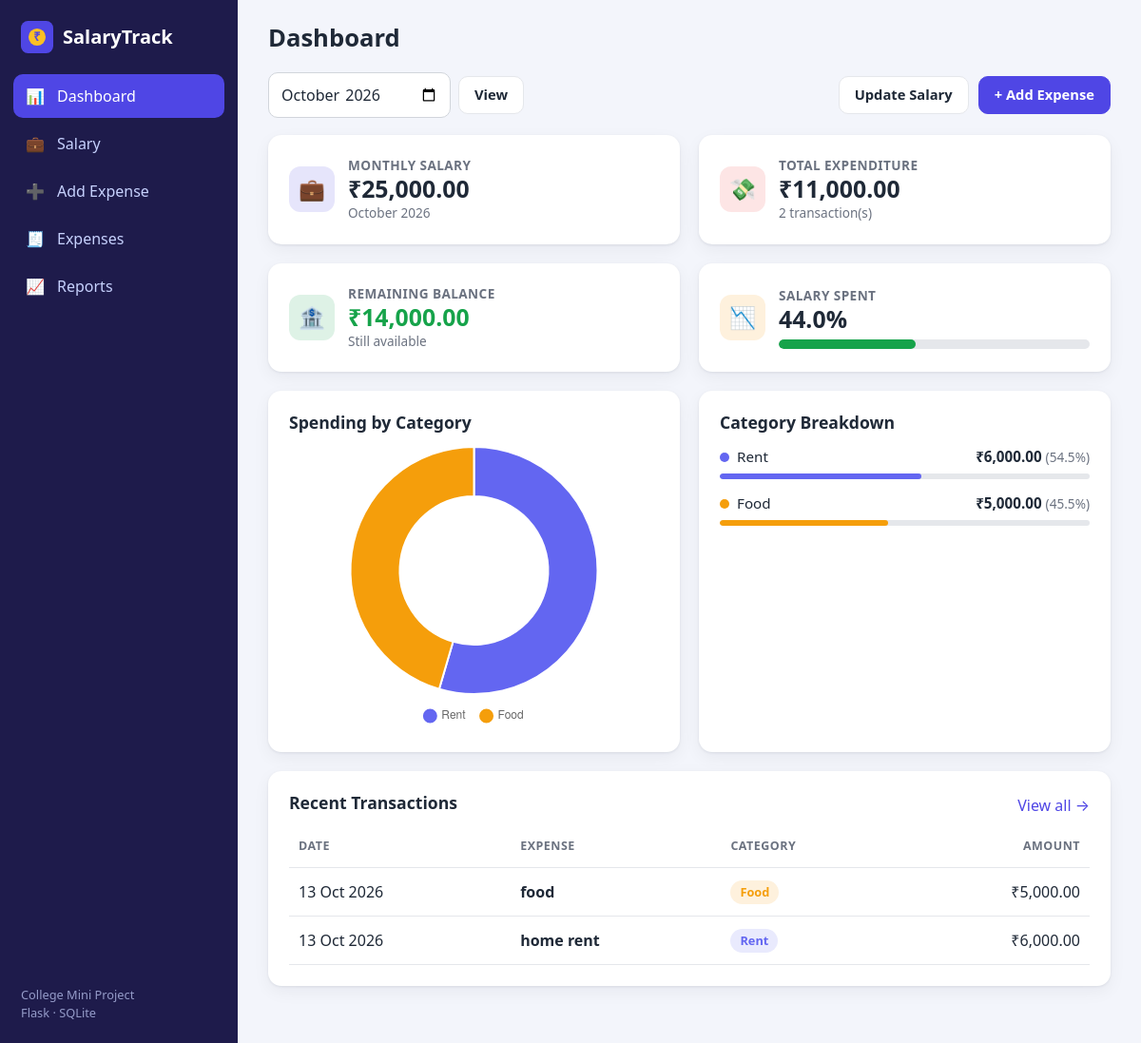
The page / on the database its author committed.
### tables this page shows
CREATE TABLE salary (
            id         INTEGER PRIMARY KEY AUTOINCREMENT,
            month      TEXT    NOT NULL UNIQUE,          -- e.g. '2026-10'
            amount     REAL    NOT NULL CHECK (amount >= 0),
            updated_at TEXT    NOT NULL DEFAULT CURRENT_TIMESTAMP
        );

CREATE TABLE expenses (
            id          INTEGER PRIMARY KEY AUTOINCREMENT,
            name        TEXT    NOT NULL,
            amount      REAL    NOT NULL CHECK (amount > 0),
            category    TEXT    NOT NULL,
            date        TEXT    NOT NULL,                -- e.g. '2026-10-13'
            description TEXT    DEFAULT '',
            created_at  TEXT    NOT NULL DEFAULT CURRENT_TIMESTAMP
        );

### app.py (the view)
@app.route("/")
def dashboard():
    db = get_db()
    month = month_from_request()
    summary = month_summary(db, month)
    breakdown = category_breakdown(db, month)
    recent = db.execute(
        """
        SELECT * FROM expenses
        WHERE substr(date, 1, 7) = ?
        ORDER BY date DESC, id DESC
        LIMIT 6
        """,
        (month,),
    ).fetchall()
    return render_template(
        "dashboard.html",
        month=month,
        month_label=month_label(month),
        s=summary,
        breakdown=breakdown,
        chart_data={"currency": CURRENCY, "categories": chart_category_data(breakdown)},
        recent=recent,
    )

### app.py (called while the page is built, shortened)
def get_db():
    if "db" not in g:
        g.db = sqlite3.connect(DATABASE)
        g.db.row_factory = sqlite3.Row  # lets us use row["column_name"]
    return g.db

def current_month():
    return date.today().strftime("%Y-%m")

def normalize_month(value):
    try:
        parsed = datetime.strptime((value or "").strip(), "%Y-%m")
    except ValueError:
        return None
    if not 2000 <= parsed.year <= 2100:
        return None
    return parsed.strftime("%Y-%m")

def month_from_request():
    return normalize_month(request.args.get("month", "")) or current_month()

def month_label(month):
    return datetime.strptime(month, "%Y-%m").strftime("%B %Y")

def parse_date(value):
    try:
        parsed = datetime.strptime((value or "").strip(), "%Y-%m-%d").date()
    except ValueError:
        return None
    return parsed if 2000 <= parsed.year <= 2100 else None

def get_salary(db, month):
    row = db.execute("SELECT amount FROM salary WHERE month = ?", (month,)).fetchone()
    if row:
        return row["amount"], False

def month_summary(db, month):
    salary, carried = get_salary(db, month)
    total = db.execute(
        "SELECT COALESCE(SUM(amount), 0) FROM expenses WHERE substr(date, 1, 7) = ?",
        (month,),
    ).fetchone()[0]
    total = round(total, 2)
    remaining = round(salary - total, 2)
    percent = round(total / salary * 100, 1) if salary > 0 else None
    if salary <= 0:
        status = "no_salary"
    elif remaining < 0:
        status = "over"
    elif percent >= 80:
        status = "warning"
    else:
        status = "good"
    if percent is not None:
        bar = min(percent, 100)
    else:
        bar = 100 if total > 0 else 0
    return {
        "salary": salary,
        "carried": carried,
        "total": total,
        "remaining": remaining,
        "percent": percent,
        "bar": bar,
        "status": status,
    }

def category_breakdown(db, month):
    rows = db.execute(
        """
        SELECT category, SUM(amount) AS total, COUNT(*) AS count
        FROM expenses
        WHERE substr(date, 1, 7) = ?
        GROUP BY category
        ORDER BY total DESC
        """,
        (month,),
    ).fetchall()
    grand_total = sum(r["total"] for r in rows)
    return [
        {
            "category": r["category"],
            "total": round(r["total"], 2),
            "count": r["count"],
            "share": round(r["total"] / grand_total * 100, 1) if grand_total else 0,
        }
        for r in rows
    ]

### templates/dashboard.html (shortened to what this page needs)
{% extends "base.html" %}
{% from "_macros.html" import expense_table with context %}
{% block page_title %}Dashboard{% endblock %}
{% block content %}
<div class="toolbar">
  <form method="get" action="{{ url_for('dashboard') }}" class="inline-form">
    <input type="month" id="month" name="month" value="{{ month }}" data-autosubmit>
    <button type="submit" class="btn">View</button>
  </form>
  <div class="toolbar-right">
    <a class="btn" href="{{ url_for('salary', month=month) }}">Update Salary</a>
    <a class="btn btn-primary" href="{{ url_for('add_expense') }}">+ Add Expense</a>
  </div>
</div>
<section class="cards">
  <div class="card stat">
    <div class="stat-icon" style="--c:#4f46e5">💼</div>
    <div>
      <div class="stat-label">Monthly Salary</div>
      <div class="stat-value">{{ s.salary|money }}</div>
      <div class="stat-note">{{ month_label }}</div>
    </div>
  </div>
  <div class="card stat">
    <div class="stat-icon" style="--c:#ef4444">💸</div>
    <div>
      <div class="stat-label">Total Expenditure</div>
      <div class="stat-value">{{ s.total|money }}</div>
      <div class="stat-note">{{ breakdown|sum(attribute='count') }} transaction(s)</div>
    </div>
  </div>
  <div class="card stat">
    <div class="stat-icon" style="--c:{{ '#dc2626' if s.remaining < 0 else '#16a34a' }}">🏦</div>
    <div>
      <div class="stat-label">Remaining Balance</div>
      <div class="stat-value {{ 'text-red' if s.remaining < 0 else 'text-green' }}">{{ s.remaining|money }}</div>
      <div class="stat-note">{{ 'Over budget' if s.remaining < 0 else 'Still available' }}</div>
    </div>
  </div>
  <div class="card stat">
    <div class="stat-icon" style="--c:#f59e0b">📉</div>
    <div class="grow">
      <div class="stat-label">Salary Spent</div>
      <div class="stat-value">
        {% if s.percent is none %}N/A{% else %}{{ '%.1f'|format(s.percent) }}%{% endif %}
      </div>
      <div class="progress" title="Share of salary spent">
        <div class="progress-bar status-{{ s.status }}" style="width: {{ s.bar }}%"></div>
      </div>
    </div>
  </div>
</section>
<section class="grid-2">
  <div class="card">
    <h2>Spending by Category</h2>
    {% if breakdown %}
      <div class="chart-box"><canvas id="categoryChart" aria-label="Doughnut chart of spending by category" role="img"></canvas></div>
    {% else %}
      <p class="empty">No expenses recorded for {{ month_label }} yet.<br>
        <a href="{{ url_for('add_expense') }}">Add your first expense</a></p>
    {% endif %}
  </div>
  <div class="card">
    <h2>Category Breakdown</h2>
    {% if breakdown %}
      <ul class="breakdown">
        {% for b in breakdown %}
        <li>
          <div class="breakdown-top">
            <span><span class="dot" style="background: {{ category_colors.get(b.category, '#64748b') }}"></span>{{ b.category }}</span>
            <span><strong>{{ b.total|money }}</strong> <span class="muted small">({{ b.share }}%)</span></span>
          </div>
          <div class="progress thin"><div class="progress-bar" style="width: {{ b.share }}%; background: {{ category_colors.get(b.category, '#64748b') }}"></div></div>
        </li>
        {% endfor %}
      </ul>
    {% else %}
      <p class="empty">Nothing to show yet.</p>
    {% endif %}
  </div>
</section>
<section class="card">
  <div class="card-head">
    <h2>Recent Transactions</h2>
    <a href="{{ url_for('expenses') }}">View all →</a>
  </div>
  {% if recent %}
    {{ expense_table(recent) }}
  {% else %}
    <p class="empty">No transactions for {{ month_label }}.</p>
  {% endif %}
</section>
{% endblock %}
{% block scripts %}
{% if breakdown %}
<script>window.chartData = {{ chart_data|tojson }};</script>
{% endif %}
{% endblock %}

### templates/_macros.html (shortened to what this page needs)
{% macro badge(category) -%}
  <span class="badge" style="--c: {{ category_colors.get(category, '#64748b') }}">{{ category }}</span>
{%- endmacro %}
{% macro expense_table(rows, actions=False) %}
  <div class="table-wrap">
    <table class="table stack">
      <thead>
        <tr>
          <th>Date</th>
          <th>Expense</th>
          <th>Category</th>
          <th class="num">Amount</th>
        </tr>
      </thead>
      <tbody>
        {% for e in rows %}
        <tr>
          <td data-label="Date">{{ e['date']|nice_date }}</td>
          <td data-label="Expense">
            <strong>{{ e['name'] }}</strong>
          </td>
          <td data-label="Category">{{ badge(e['category']) }}</td>
          <td data-label="Amount" class="num">{{ e['amount']|money }}</td>
        </tr>
        {% endfor %}
      </tbody>
    </table>
  </div>
{% endmacro %}

### static/css/style.css (style rules this page uses)
:root { --bg: #f3f5fb; --surface: #ffffff; --text: #1f2937; --muted: #6b7280; --border: #e5e7eb; --primary: #4f46e5; --primary-dark: #4338ca; --primary-soft: #eef2ff; --green: #16a34a; --red: #dc2626; --amber: #d97706; --sidebar: #1e1b4b; --sidebar-text: #c7d2fe; --radius: 14px; --shadow: 0 1px 3px rgba(16, 24, 40, .08), 0 6px 18px rgba(16, 24, 40, .05); --sidebar-width: 250px; }
* { box-sizing: border-box; }
body { margin: 0; font-family: "Segoe UI", system-ui, -apple-system, Roboto, "Helvetica Neue", Arial, sans-serif; font-size: 16px; line-height: 1.5; background: var(--bg); color: var(--text); }
h1, h2, h3 { margin: 0; line-height: 1.25; }
h2 { font-size: 1.1rem; margin-bottom: 14px; }
a { color: var(--primary); text-decoration: none; }
.muted { color: var(--muted); }
.small { font-size: .85rem; }
.text-green { color: var(--green); }
.toolbar { display: flex; flex-wrap: wrap; gap: 12px; align-items: center; justify-content: space-between; margin-bottom: 18px; }
.toolbar-right { display: flex; flex-wrap: wrap; gap: 10px; }
.grid-2 { display: grid; grid-template-columns: repeat(2, minmax(0, 1fr)); gap: 20px; margin-bottom: 20px; }
.card { background: var(--surface); border-radius: var(--radius); box-shadow: var(--shadow); padding: 22px; margin-bottom: 20px; }
.grid-2 .card { margin-bottom: 0; }
.card-head { display: flex; justify-content: space-between; align-items: center; gap: 12px; flex-wrap: wrap; margin-bottom: 8px; }
.card-head h2 { margin-bottom: 6px; }
.cards { display: grid; grid-template-columns: repeat(4, minmax(0, 1fr)); gap: 20px; margin-bottom: 20px; }
.cards .card { margin-bottom: 0; }
.stat { display: flex; align-items: center; gap: 14px; }
.stat .grow { flex: 1; min-width: 0; }
.stat-icon { flex: none; width: 48px; height: 48px; border-radius: 12px; display: grid; place-items: center; font-size: 1.4rem; background: color-mix(in srgb, var(--c) 14%, white); }
.stat-label { color: var(--muted); font-size: .85rem; font-weight: 600; text-transform: uppercase; letter-spacing: .03em; }
.stat-value { font-size: 1.55rem; font-weight: 700; line-height: 1.2; word-break: break-word; }
.stat-note { color: var(--muted); font-size: .85rem; }
.progress { height: 10px; background: #e5e7eb; border-radius: 999px; overflow: hidden; margin-top: 6px; }
.progress.thin { height: 6px; }
.progress-bar { height: 100%; border-radius: 999px; background: var(--primary); transition: width .4s ease; }
.progress-bar.status-good { background: var(--green); }
.badge { display: inline-block; padding: 3px 10px; border-radius: 999px; font-size: .8rem; font-weight: 600; white-space: nowrap; color: var(--c); background: color-mix(in srgb, var(--c) 14%, white); }
.dot { display: inline-block; width: 10px; height: 10px; border-radius: 50%; margin-right: 8px; }
.chart-box { position: relative; height: 300px; }
.breakdown { list-style: none; margin: 0; padding: 0; display: grid; gap: 14px; }
.breakdown-top { display: flex; justify-content: space-between; gap: 10px; font-size: .95rem; }
.btn { display: inline-block; cursor: pointer; padding: 9px 16px; border-radius: 10px; border: 1px solid var(--border); background: var(--surface); color: var(--text); font: inherit; font-weight: 600; font-size: .92rem; line-height: 1.3; transition: background .15s, border-color .15s, transform .05s; }
.btn-primary { background: var(--primary); border-color: var(--primary); color: #fff; }
input[type="text"], input[type="number"], input[type="date"], input[type="month"], input[type="search"], select, textarea { width: 100%; padding: 10px 12px; border: 1px solid #d1d5db; border-radius: 10px; font: inherit; color: var(--text); background: #fff; }
.inline-form { display: inline-flex; gap: 8px; align-items: center; margin: 0; }
.table-wrap { overflow-x: auto; }
.table { width: 100%; border-collapse: collapse; }
.table th, .table td { padding: 12px 10px; text-align: left; border-bottom: 1px solid var(--border); vertical-align: middle; }
.table thead th { font-size: .78rem; text-transform: uppercase; letter-spacing: .04em; color: var(--muted); }
.table .num { text-align: right; white-space: nowrap; }
@media (max-width: 1200px) { .cards { grid-template-columns: repeat(2, minmax(0, 1fr)); } }

### rows shown on the page
salary: salary "₹25,000.00"
expenses: date|nice_date "13 Oct 2026", name "food", category "Food", amount "₹5,000.00"
expenses: date|nice_date "13 Oct 2026", name "home rent", category "Rent", amount "₹6,000.00"

### other values the page prints
{{ month_label }} "October 2026"
{{ s.total|money }} "₹11,000.00"
{{ breakdown|sum(attribute='count') }} "2"
{{ s.remaining|money }} "₹14,000.00"
{{ 'Over budget' if s.remaining < 0 else 'Still available' }} "Still available"
{{ '%.1f'|format(s.percent) }} "44.0"
{{ b.category }} "Rent" "Food"
{{ b.total|money }} "₹6,000.00" "₹5,000.00"
{{ b.share }} "54.5" "45.5"
